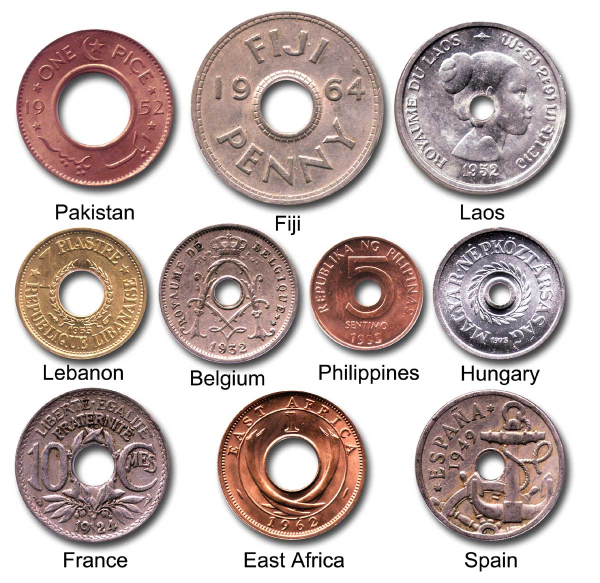
#> input picture 2/coins3.jpg, 1200 x 1166 px (shown at 1/2 size)
$ python cvis40B.py --image coins3.jpg   (Python 2 division)   (older library calls are emulated)
#> lines starting #> are read from the running program, lines starting #| are printed output that depends on the picture; after the words box and inside, x2 and y2 are one past the last pixel; in counts of white or black regions, pixels touching at a corner belong together
# Detect contours and cut out the subshapes (coins) as separate images

import cv2
import numpy as np
import argparse

def shrink(image, maxWidth=300):
    w = image.shape[1]
    h = image.shape[0]
    if w <= maxWidth:
        return image
    newHeight = int(float(maxWidth)*h/w+0.5)
    return cv2.resize(image, (maxWidth, newHeight))

file_name = "bm.jpg"
blur = 9
lower = 30
upper = 150

ap = argparse.ArgumentParser()
ap.add_argument("-i", "--image",  required = False, help = "Path to the image")
ap.add_argument("-b", "--blur",   required = False, help = "Blurring neighbourhood")
ap.add_argument("-l", "--lower",  required = False, help = "Lower threshold")
ap.add_argument("-u", "--upper",  required = False, help = "Uppder threshold")

args = vars(ap.parse_args())
print args
if not args['image']==None: file_name = args['image']
if not args['blur']==None: blur = int(args['blur'])
if not args['lower']==None: lower = int(args['lower'])
if not args['upper']==None: upper = int(args['upper'])
print file_name, blur, lower, upper

original_img = cv2.imread(file_name) # color image is needed later
#> original_img is the input picture: shape (1166, 1200, 3); mean B, G, R 180.3, 183.2, 197.8
img = cv2.cvtColor (original_img, cv2.COLOR_BGR2GRAY)
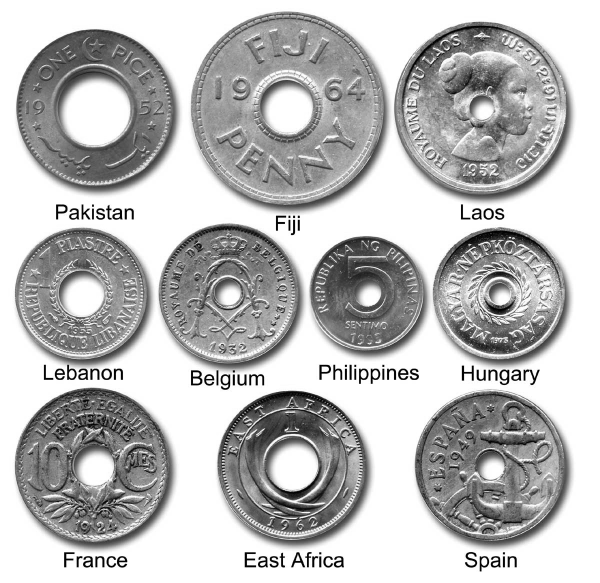
#> img: shape (1166, 1200) (shown at 1/2 size); min 0, max 255, mean 187.2
print img.shape
#| (1166, 1200)

blurred = cv2.GaussianBlur(img, (blur, blur), 0) # this parameter needs careful tuning

edges = cv2.Canny (blurred, 255, lower, upper)
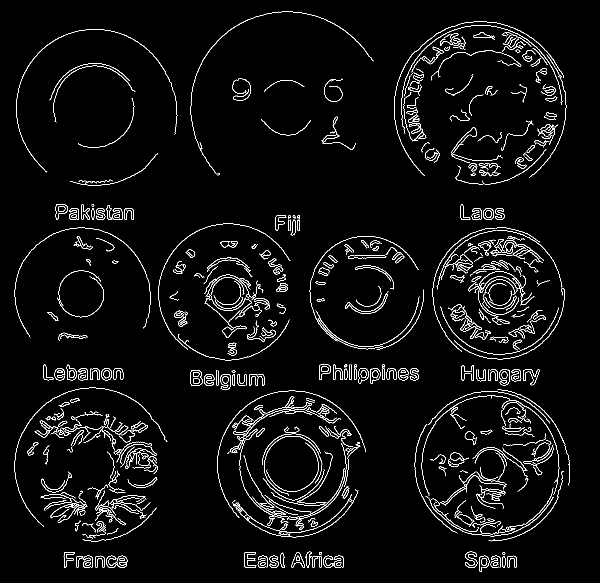
#> edges: shape (1166, 1200) (shown at 1/2 size); 3.8% white in thin lines or dots, all inside (x1, y1, x2, y2) = (29, 23, 1140, 1144)
print edges.shape
#| (1166, 1200)

# ** Finding contours is destructive to the image **
# Make a copy before fining contours
(junk_img, contours, hierarchy) = cv2.findContours(edges.copy(), cv2.RETR_EXTERNAL, cv2.CHAIN_APPROX_SIMPLE)
#> contours = 438 contours, 189 with area under 20; largest, box (x1, y1, x2, y2) and area: (464, 156, 502, 202) 1144, (381, 740, 405, 772) 646, (881, 943, 1014, 1012) 565, (690, 583, 777, 628) 494, (111, 408, 136, 440) 454
print "%d contours were found" %len(contours)
#| 438 contours were found

for (i, contour) in enumerate(contours):
    (x,y,w,h) = cv2.boundingRect(contour)
    title = "Sub Image{0}".format(i+1)
    cv2.imshow(title, original_img[y:y+h, x:x+w])
#> this loop made 438 passes
#> (x, y, w, h, title) on passes 1 to 3: (986, 1124, 11, 8, 'Sub Image1'), (520, 1124, 11, 8, 'Sub Image2'), (171, 1124, 10, 8, 'Sub Image3')

cv2.waitKey(0)
cv2.destroyAllWindows()
